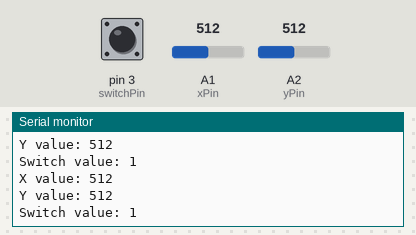
Bench run of a sketch on a simulated Arduino Uno, built with avr-gcc and run on an emulated ATmega328P. On the bench: the last lines printed to the serial monitor. The test bench sets the inputs (shaded band); at power-on: A1 (xPin) = 512, A2 (yPin) = 512, pin 3 (switchPin) HIGH.

Above: at 1.6 s.
1.7 s: A1 (xPin) set to 716
At 3.0 s:
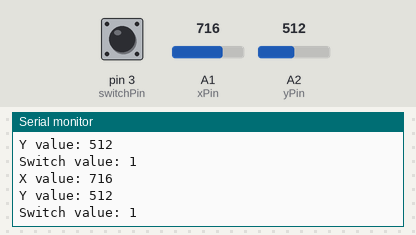
3.2 s: A2 (yPin) set to 716
At 3.9 s:
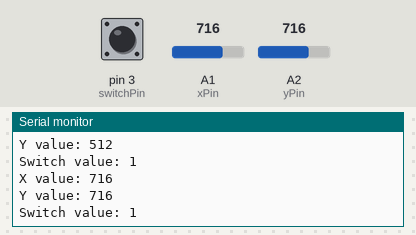
4.7 s: pin 3 (switchPin) pulled LOW for 1 s
At 5.5 s:
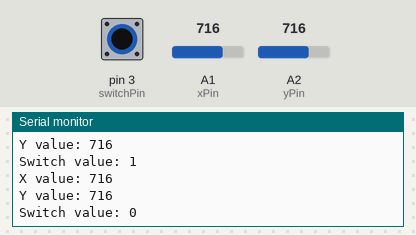
7.2 s: A1 (xPin) set to 900
At 7.6 s:
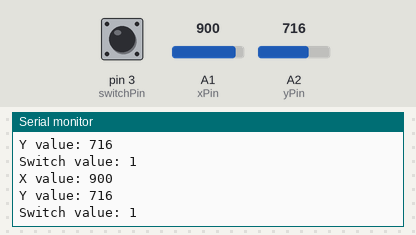
8.7 s: A2 (yPin) set to 900
At 9.5 s:
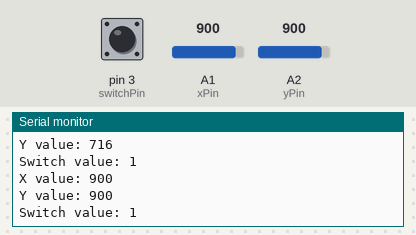
Timing chart, 0 to 11.2 s (numbered marks = the images above; inputs shaded):
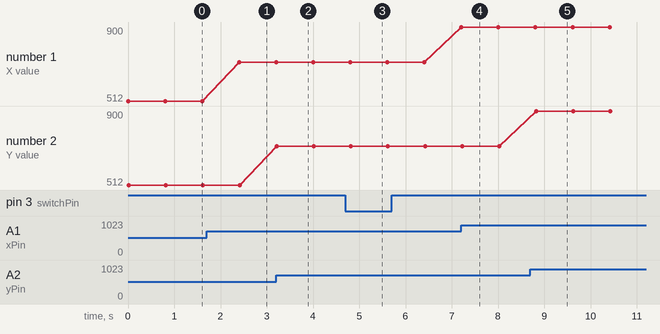

The sketch:

diy_joystick.ino
```cpp
int xPin = A1;
int yPin = A2;
int switchPin = 3;

int xVal = 512;
int yVal = 512;
int switchVal;

void setup ()
{
    Serial.begin(9600);
  	pinMode(xPin, INPUT);
  	pinMode(yPin, INPUT);
  	pinMode(switchPin, INPUT);

  	digitalWrite(switchPin, HIGH);
}

void loop ()
{
  xVal = analogRead(xPin);
  yVal = analogRead(yPin);
  switchVal = digitalRead(switchPin);

  Serial.print("X value: ");
  Serial.println(xVal);

  Serial.print("Y value: ");
  Serial.println(yVal);

  Serial.print("Switch value: ");
  Serial.println(switchVal);

  delay(800);

}
```

Measured:
- after the input at 1.7 s, the serial monitor: prints a new line after 0.70 s (image 1)
- after the input at 3.2 s, the serial monitor: prints a new line at once (image 2)
- after the input at 4.7 s, the serial monitor: prints a new line after 0.14 s (image 3)
- after the input at 7.2 s, the serial monitor: prints a new line at once (image 4)
- after the input at 8.7 s, the serial monitor: prints a new line after 0.13 s (image 5)
- plotted number 1: 512 → 716 after the input at 1.7 s, 716 → 900 after the input at 7.2 s
